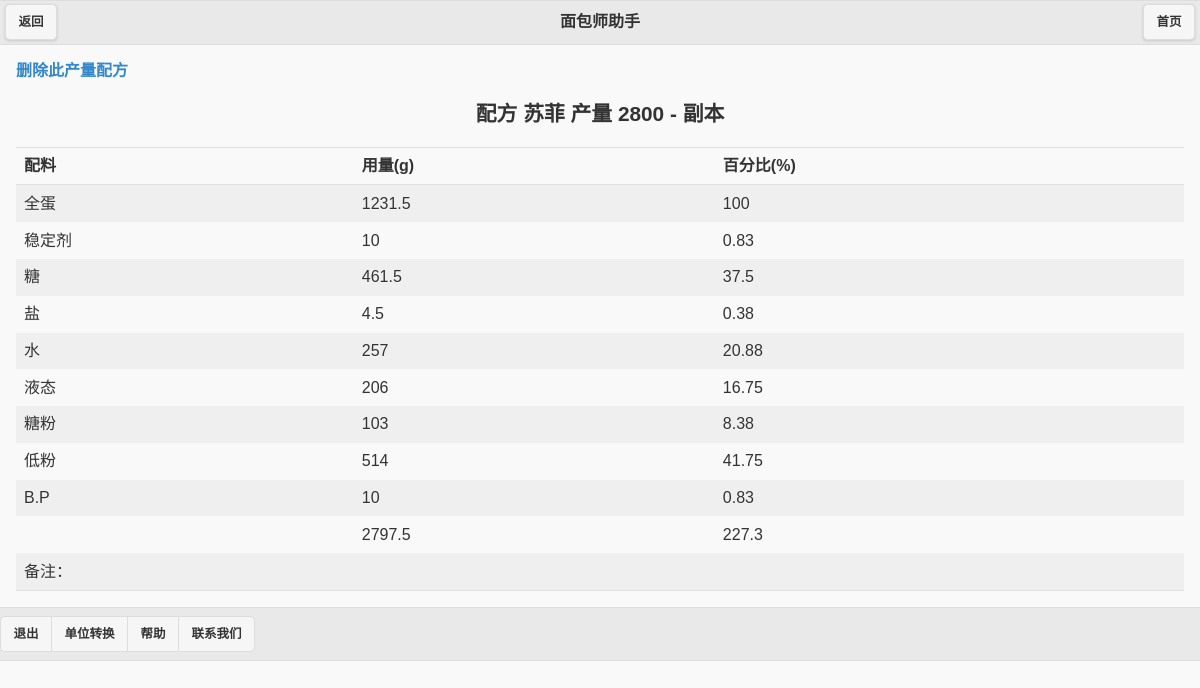
Page /index.php?action=showReqDetail&id=84&reqSum=2800 (signed in) on the committed database.
### tables this page shows
CREATE TABLE IF NOT EXISTS `ingres` (
  `id` int(11) NOT NULL auto_increment,
  `name` varchar(100) NOT NULL,
  `recipeName` varchar(100) NOT NULL,
  `recipeId` int(11) NOT NULL,
  `metric` float NOT NULL,
  `percent` float NOT NULL,
  `requireSum` float NOT NULL default '0',
  `sum` float NOT NULL default '0',
  `perSum` float NOT NULL default '0',
  `remark` text NOT NULL,
  PRIMARY KEY  (`id`)
);

### class_database.php (called while the page is built, shortened)
<?php
 	class database{
 		private $connection;
 		function __construct(){
 			$this->host=sys_conf::$DBHOST;
 			$this->user=sys_conf::$DBUSER;
 			$this->pwd=sys_conf::$DBPWD;
 			$this->name=sys_conf::$DBNAME;
 			$this->connection=@mysql_connect($this->host, $this->user, $this->pwd);
 		}
		function executeSFOR($sql){
		$oneResult=mysql_query($sql, $this->connection);
 			return mysql_fetch_object($oneResult);
 		}
 		function query($sql){
 			$result_array=array();
 			$i=0;
 			$query_result=mysql_query($sql, $this->connection);
 			while($row=mysql_fetch_object($query_result)){
 				$result_array[$i++]=$row;
 			}
 			return $result_array;
 		}
 	}
?>

### recipe.php (called while the page is built, shortened)
<?php
	require("class_database.php");
	class recipe
	{
		private $id;
 		function queryRI($condition){
 			$db=new database;
 			$sql="SELECT *FROM recipes WHERE id=$this->id";
 			$row=$db->executeSFOR($sql);
 			return $row->$condition;
 		}
	}
	class ingre
	{
		private $recipeId;
		private $requireSum;
 		function queryReqIngres(){
 			$db= new database;
 			$sql = "SELECT *FROM ingres where recipeId=$this->recipeId and LTRIM(requireSum)=".LTRIM($this->requireSum)." and sum=0";
 			$arr_ingres=$db->query($sql);
 			return $arr_ingres;
 		}
	}
?>

### showReqDetail.php (the view, shortened to what this page needs)
<?php
	require_once("recipe.php");
	function showReqDetail(){
		$reqSum=$_REQUEST["reqSum"];
		$r=new recipe;
		$r->__set("id",$_REQUEST["id"]);
		$recipeName=$r->queryRI("name");
		print("<a href='index.php?action=deleteRR&id=".$_REQUEST["id"]."&reqsum=".$_REQUEST["reqSum"]."'>删除此产量配方</a>");
		$ingre=new ingre;
		$ingre->__set("recipeId",$_REQUEST["id"]);
		$ingre->__set("requireSum",$reqSum);
		$allReqIngres=$ingre->queryReqIngres();
		print("<table id=\"tab\" data-role=\"table\" data-mode=\"reflow\" class=\"ui-body-d table-stripe my-custom-breakpoint\">
				<thead>
					<tr>
						<th colspan='3'><h1>配方 $recipeName 产量 ".$_REQUEST["reqSum"]." - 副本</h1></th>
					</tr>
					<tr>
						<th>配料</th>
						<th>用量(g)</th>
						<th>百分比(%)</th>
					</tr>
				</thead>
				<tbody>
			");
		$sum=0;
		$percentSum=0;
		$id = 1;
		foreach ($allReqIngres as $item) {
			print("<tr id='row".$id."'>
						<td>$item->name</td>
						<td>$item->metric</td>
						<td>$item->percent</td>
					</tr>");
			$sum += (float)$item->metric;
			$percentSum = $item->perSum;
			$remark=$item->remark;
			$id++;
		}
		print("<tr>
				<td></td>
				<td>$sum</td>
				<td>$percentSum</td>
			</tr>");
		print("<tr>
				<td colspan='3'>备注：$remark</td>
			</tr>");
		print("</tbody></table>");
	}
?>

### css/my.css (style rules this page uses)
h1 { text-align: center; font-size: 1.3em; font-weight: bold; }

### header.php (style rules this page uses)
a { color: #333; text-decoration: none; }

### rows in the picture
ingres: name "全蛋", metric "1231.5", percent "100"
ingres: name "稳定剂", metric "10", percent "0.83"
ingres: name "糖", metric "461.5", percent "37.5"
ingres: name "盐", metric "4.5", percent "0.38"
ingres: name "水", metric "257", percent "20.88"
ingres: name "液态", metric "206", percent "16.75"
ingres: name "糖粉", metric "103", percent "8.38"
ingres: name "低粉", metric "514", percent "41.75"
ingres: name "B.P", metric "10", percent "0.83", perSum "227.3"

### other values in the picture
$recipeName "苏菲"
$_REQUEST["reqSum"] "2800"
$sum "2797.5"
